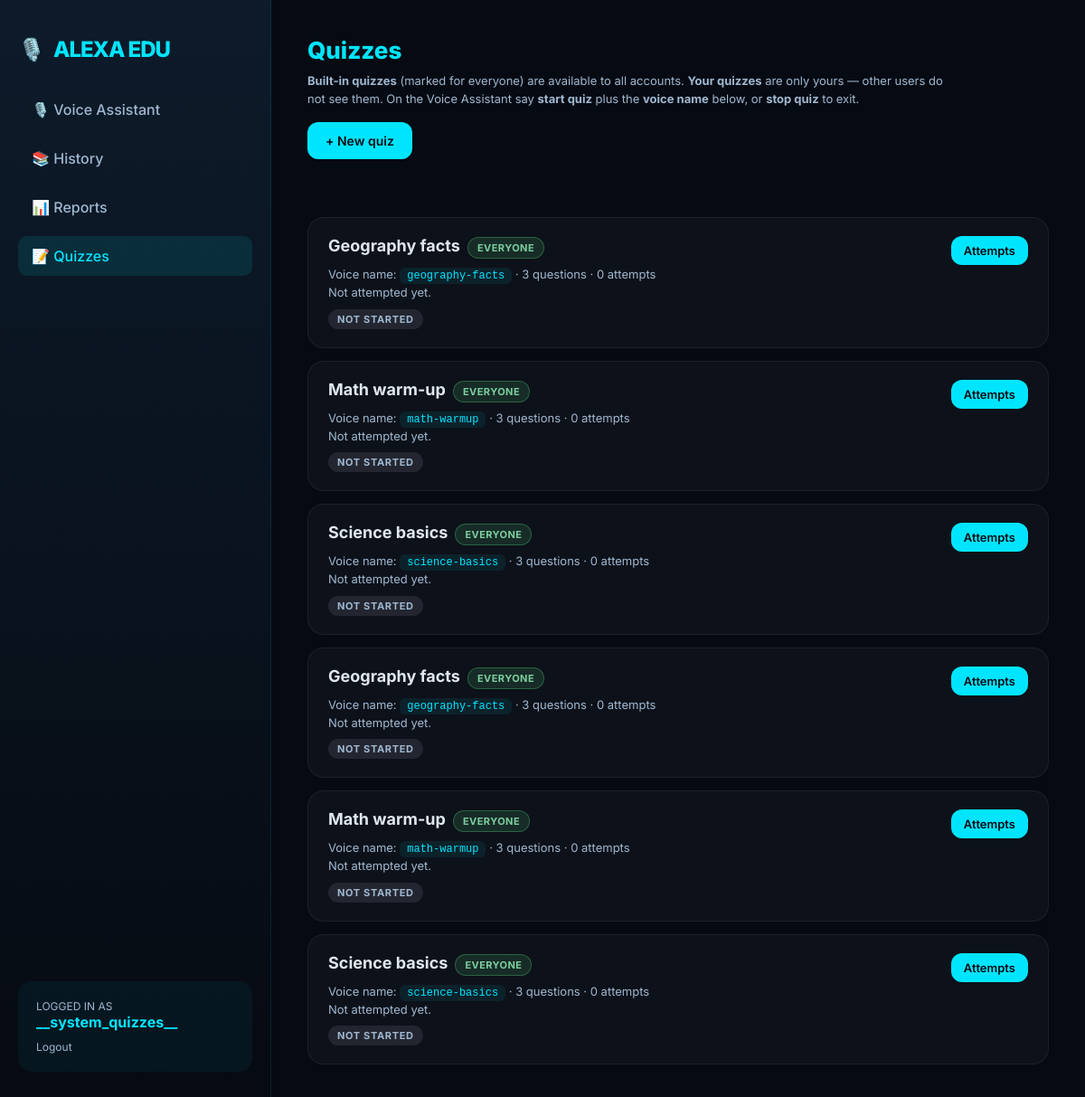
Page /quizzes (signed in) on the committed database.
### app.py (models this page shows)
class User(UserMixin, db.Model):
    id = db.Column(db.Integer, primary_key=True)
    username = db.Column(db.String(150), unique=True, nullable=False)
    email = db.Column(db.String(150), unique=True, nullable=False)
    password_hash = db.Column(db.String(256), nullable=False)
    created_at = db.Column(db.DateTime, default=datetime.utcnow)
    sessions = db.relationship('ConversationSession', backref='user', lazy=True)

class Quiz(db.Model):
    __tablename__ = "quiz"
    id = db.Column(db.Integer, primary_key=True)
    user_id = db.Column(db.Integer, db.ForeignKey("user.id"), nullable=False)
    title = db.Column(db.String(200), nullable=False)
    slug = db.Column(db.String(120), nullable=False)
    is_global = db.Column(db.Boolean, nullable=False, default=False)
    status = db.Column(db.String(32), nullable=False, default="not_started")
    last_score_correct = db.Column(db.Integer, nullable=True)
    last_score_wrong = db.Column(db.Integer, nullable=True)
    last_attempt_at = db.Column(db.DateTime, nullable=True)
    created_at = db.Column(db.DateTime, default=datetime.utcnow)
    updated_at = db.Column(db.DateTime, default=datetime.utcnow, onupdate=datetime.utcnow)
    questions = db.relationship(
        "QuizQuestion",
        back_populates="quiz",
        lazy=True,
        cascade="all, delete-orphan",
        order_by="QuizQuestion.sort_order",
    )
    attempts = db.relationship(
        "QuizAttempt",
        back_populates="quiz",
        lazy=True,
        cascade="all, delete-orphan",
    )
    __table_args__ = (db.UniqueConstraint("user_id", "slug", name="uq_quiz_user_slug"),)

### app.py (the view)
@app.route("/quizzes")
@login_required
def quizzes_list():
    sid = _get_system_quiz_user_id()
    own = (
        Quiz.query.options(selectinload(Quiz.questions))
        .filter_by(user_id=current_user.id)
        .order_by(Quiz.updated_at.desc())
        .all()
    )
    global_qs: list[Quiz] = []
    if sid is not None:
        global_qs = (
            Quiz.query.options(selectinload(Quiz.questions))
            .filter(Quiz.user_id == sid, Quiz.is_global.is_(True))
            .order_by(Quiz.title.asc())
            .all()
        )
    quizzes = global_qs + own
    qids = [q.id for q in quizzes]
    attempt_counts: dict[int, int] = {}
    if qids:
        rows = (
            db.session.query(QuizAttempt.quiz_id, func.count(QuizAttempt.id))
            .filter(
                QuizAttempt.quiz_id.in_(qids),
                QuizAttempt.user_id == current_user.id,
            )
            .group_by(QuizAttempt.quiz_id)
            .all()
        )
        attempt_counts = {int(r[0]): int(r[1]) for r in rows}
    last_stats = _quiz_last_completed_stats(qids, current_user.id)
    in_progress = _quiz_in_progress_ids(qids, current_user.id)
    return render_template(
        "quizzes.html",
        active="quizzes",
        quizzes=quizzes,
        attempt_counts=attempt_counts,
        last_stats=last_stats,
        in_progress_quiz_ids=in_progress,
    )

### app.py (called while the page is built)
def _get_system_quiz_user_id() -> int | None:
    u = User.query.filter_by(username=SYSTEM_QUIZ_USERNAME).first()
    return u.id if u else None

def _quiz_last_completed_stats(quiz_ids: list[int], uid: int) -> dict[int, tuple[int, int, datetime | None]]:
    if not quiz_ids:
        return {}
    rows = (
        QuizAttempt.query.filter(
            QuizAttempt.quiz_id.in_(quiz_ids),
            QuizAttempt.user_id == uid,
            QuizAttempt.status == "completed",
        )
        .order_by(QuizAttempt.completed_at.desc())
        .all()
    )
    out: dict[int, tuple[int, int, datetime | None]] = {}
    for r in rows:
        if r.quiz_id not in out:
            out[r.quiz_id] = (r.correct_count, r.wrong_count, r.completed_at)
    return out

def _quiz_in_progress_ids(quiz_ids: list[int], uid: int) -> set[int]:
    if not quiz_ids:
        return set()
    rows = (
        QuizAttempt.query.filter(
            QuizAttempt.quiz_id.in_(quiz_ids),
            QuizAttempt.user_id == uid,
            QuizAttempt.status == "in_progress",
        )
        .all()
    )
    return {r.quiz_id for r in rows}

@login_manager.user_loader
def load_user(user_id):
    return User.query.get(int(user_id))

### templates/quizzes.html (shortened to what this page needs)
{% extends 'base.html' %}
{% block content %}
<div class="page-head">
    <div>
        <h1>Quizzes</h1>
        <p class="hint"><strong>Built-in quizzes</strong> (marked for everyone) are available to all accounts. <strong>Your quizzes</strong> are only yours — other users do not see them. On the Voice Assistant say <strong>start quiz</strong> plus the <strong>voice name</strong> below, or <strong>stop quiz</strong> to exit.</p>
    </div>
    <a href="{{ url_for('quizzes_new') }}" class="btn btn-primary">+ New quiz</a>
</div>
{% if not quizzes %}
    <p style="color: var(--text-dim);">No quizzes yet. Create one to practice by voice.</p>
{% else %}
    <div class="quiz-grid">
        {% for q in quizzes %}
        <div class="quiz-card">
            <div>
                <h2>{{ q.title }}{% if q.is_global %}<span class="pill-global">Everyone</span>{% endif %}</h2>
                <div class="quiz-meta">
                    Voice name: <code>{{ q.slug }}</code> · {{ q.questions|length }} question{% if q.questions|length != 1 %}s{% endif %}
                    · {{ attempt_counts.get(q.id, 0) }} attempt{% if attempt_counts.get(q.id, 0) != 1 %}s{% endif %}<br>
                    {% if last_stats.get(q.id) %}
                        {% set ls = last_stats[q.id] %}
                        Last score: <strong>{{ ls[0] }}</strong> correct,
                        <strong>{{ ls[1] }}</strong> wrong
                        {% if ls[2] %}· {{ ls[2].strftime('%Y-%m-%d %H:%M') }}{% endif %}
                    {% elif not q.is_global and q.last_attempt_at %}
                        Last score: <strong>{{ q.last_score_correct or 0 }}</strong> correct,
                        <strong>{{ q.last_score_wrong or 0 }}</strong> wrong
                        · {{ q.last_attempt_at.strftime('%Y-%m-%d %H:%M') }}
                    {% else %}
                        Not attempted yet.
                    {% endif %}
                </div>
                {% if q.id in in_progress_quiz_ids %}
                <span class="status-pill st-in_progress">in progress</span>
                {% elif last_stats.get(q.id) %}
                <span class="status-pill st-completed">completed</span>
                {% else %}
                <span class="status-pill st-{{ q.status }}">{{ q.status | replace('_', ' ') }}</span>
                {% endif %}
            </div>
            <div class="quiz-actions">
                <a href="{{ url_for('quizzes_detail', quiz_id=q.id) }}" class="btn btn-primary btn-sm">Attempts</a>
            </div>
        </div>
        {% endfor %}
    </div>
{% endif %}
{% endblock %}

### templates/base.html (shortened to what this page needs)
<!DOCTYPE html>
<html lang="en">
<head>
</head>
<body>
    <div class="sidebar">
        <div class="logo">
            <h1><span>🎙️</span> ALEXA EDU</h1>
        </div>
        <div class="nav">
            <a href="{{ url_for('alexa') }}" class="nav-item {% if active=='alexa' %}active{% endif %}">🎙️ Voice Assistant</a>
            <a href="{{ url_for('history_page') }}" class="nav-item {% if active=='history' %}active{% endif %}">📚 History</a>
            <a href="{{ url_for('reports_page') }}" class="nav-item {% if active=='reports' %}active{% endif %}">📊 Reports</a>
            <a href="{{ url_for('quizzes_list') }}" class="nav-item {% if active=='quizzes' %}active{% endif %}">📝 Quizzes</a>
        </div>
        <div style="margin-top: auto; padding: 20px; background: rgba(0,229,255,0.05); border-radius: 15px;">
            <p style="font-size: 12px; color: var(--text-dim);">LOGGED IN AS</p>
            <p style="font-weight: 700; color: var(--accent);">{{ current_user.username }}</p>
            <a href="{{ url_for('logout') }}" style="color: var(--text-dim); text-decoration: none; font-size: 12px; display: block; margin-top: 10px;">Logout</a>
        </div>
    </div>
    <div class="main">
        {% block content %}{% endblock %}
    </div>
</body>
</html>

### templates/base.html (style rules this page uses)
:root { --bg: #060a12; --card-bg: rgba(255, 255, 255, 0.03); --accent: #00e5ff; --accent-glow: rgba(0, 229, 255, 0.3); --text: #e0e6f0; --text-dim: #a0b8d0; --purple: #7850ff; }
* { box-sizing: border-box; margin: 0; padding: 0; }
body { background-color: var(--bg); color: var(--text); font-family: 'Inter', sans-serif; overflow: hidden; display: flex; height: 100vh; }
.sidebar { width: 300px; background: linear-gradient(180deg, #0d1b2a 0%, #060a12 100%); border-right: 1px solid rgba(0, 229, 255, 0.1); padding: 40px 20px; display: flex; flex-direction: column; gap: 30px; position: fixed; height: 100vh; }
.logo h1 { font-size: 24px; font-weight: 800; color: var(--accent); letter-spacing: -1px; display: flex; align-items: center; gap: 10px; }
.nav { display: flex; flex-direction: column; gap: 10px; }
.nav-item { padding: 12px 15px; border-radius: 10px; color: var(--text-dim); text-decoration: none; font-weight: 500; transition: all 0.3s ease; cursor: pointer; }
.nav-item:hover, .nav-item.active { background: rgba(0, 229, 255, 0.1); color: var(--accent); }
.main { flex: 1; margin-left: 300px; padding: 40px; display: flex; flex-direction: column; gap: 40px; }

### templates/quizzes.html (style rules this page uses)
.main { overflow-y: auto; height: 100vh; padding-bottom: 48px; }
.page-head { display: flex; justify-content: space-between; align-items: center; flex-wrap: wrap; gap: 16px; margin-bottom: 24px; }
.page-head h1 { font-size: 26px; font-weight: 800; color: var(--accent); }
.btn { display: inline-block; padding: 12px 20px; border-radius: 12px; font-weight: 600; text-decoration: none; border: none; cursor: pointer; font-size: 14px; font-family: inherit; }
.btn-primary { background: var(--accent); color: #060a12; }
.btn-sm { padding: 8px 14px; font-size: 13px; }
.quiz-grid { display: flex; flex-direction: column; gap: 14px; max-width: 900px; }
.quiz-card { background: var(--card-bg); border: 1px solid rgba(255,255,255,0.06); border-radius: 18px; padding: 20px 22px; display: flex; flex-wrap: wrap; justify-content: space-between; align-items: flex-start; gap: 16px; }
.quiz-card h2 { font-size: 18px; font-weight: 700; margin-bottom: 8px; color: var(--text); }
.quiz-meta { font-size: 13px; color: var(--text-dim); line-height: 1.5; }
.quiz-meta code { background: rgba(0,229,255,0.08); padding: 2px 8px; border-radius: 6px; color: var(--accent); font-size: 12px; }
.status-pill { display: inline-block; font-size: 11px; font-weight: 700; letter-spacing: 0.06em; text-transform: uppercase; padding: 4px 10px; border-radius: 999px; margin-top: 8px; }
.st-not_started { background: rgba(160,160,180,0.15); color: var(--text-dim); }
.pill-global { display: inline-block; font-size: 11px; font-weight: 700; letter-spacing: 0.04em; text-transform: uppercase; padding: 4px 10px; border-radius: 999px; margin-left: 8px; background: rgba(80, 200, 120, 0.15); color: #7dcea0; border: 1px solid rgba(80, 200, 120, 0.35); }
.quiz-actions { display: flex; gap: 10px; flex-wrap: wrap; }
.hint { font-size: 13px; color: var(--text-dim); max-width: 720px; line-height: 1.55; margin-top: 8px; }

### rows in the picture
User: username "__system_quizzes__"
Quiz: title "Geography facts", is_global "EVERYONE", slug "geography-facts", questions|length "3", get "0", status "NOT STARTED"
Quiz: title "Math warm-up", is_global "EVERYONE", slug "math-warmup", questions|length "3", get "0", status "NOT STARTED"
Quiz: title "Science basics", is_global "EVERYONE", slug "science-basics", questions|length "3", get "0", status "NOT STARTED"
